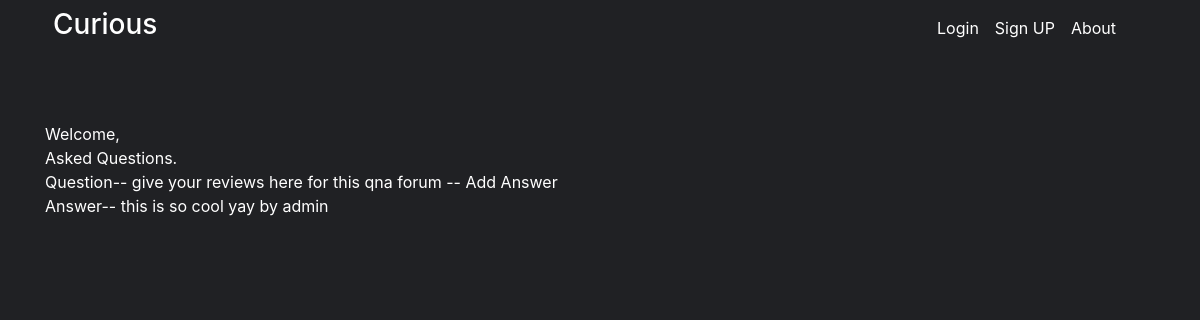
Page /core/question/8 on the earlier database version.
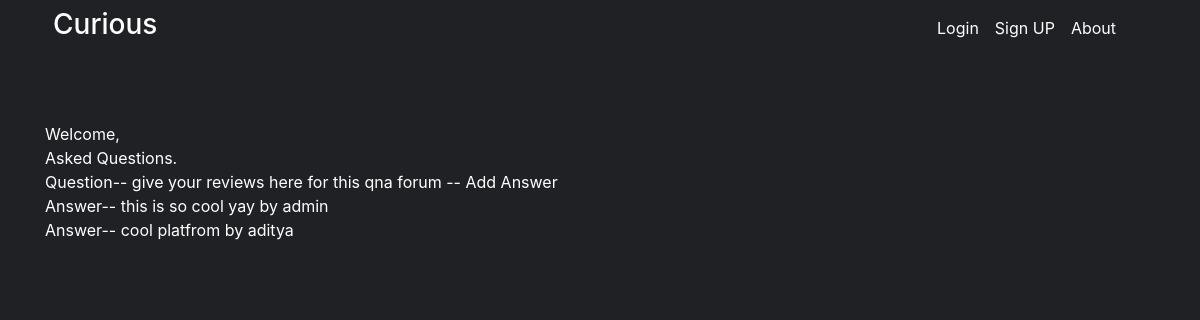
Same page on the later database version.
### questans/models.py (models this page shows, shortened)
class Question1(models.Model):
    user = models.ForeignKey(settings.AUTH_USER_MODEL, on_delete=models.CASCADE, null=True, blank=True)
    title = models.TextField()
    group = models.ForeignKey('QuestionGroups', on_delete=models.CASCADE, null=True, blank=True)
    created_on = models.DateTimeField(auto_now=True)
    updated_on = models.DateTimeField(auto_now_add=True)
    slug = models.SlugField()
    objects = models.Manager()

class Answers(models.Model):
    user = models.ForeignKey(settings.AUTH_USER_MODEL, on_delete=models.CASCADE)
    question = models.ForeignKey(Question1, on_delete=models.CASCADE)
    answer_text = models.TextField()
    is_anonymous = models.BooleanField(default=False)
    objects = models.Manager()
    likes = models.ManyToManyField(settings.AUTH_USER_MODEL, related_name="user_likes")

### core/models.py (models this page shows)
class User(AbstractUser):
    pass

### core/views.py (the view)
# urls.py: path('question/<int:pk>',QuestionSingleView.as_view(),name='question-single-view'),
class QuestionSingleView(FormView):
    @method_decorator(csrf_exempt)
    def dispatch(self, request, *args, **kwargs):
        return super(QuestionSingleView, self).dispatch(request, *args, **kwargs)
    def get(self,request,pk):
        if request.user.is_anonymous:
            redirect(reverse('login-view'))
        qs=Question1.objects.filter(id=pk)
        qn_qs=Answers.objects.filter(question=qs[0])
        content={}
        content['ques']=qs[0]
        content['ans']=qn_qs
        return render(request,'questionsingle.html',content)

### templates/questionsingle.html (shortened to what this page needs)
{% extends "base.html" %}
{% block content %}
<br>
Welcome,
<br />
Asked Questions.
<br />
Question-- <a href="../../core/question/{{ques.id}}">{{ ques.title }}</a> <a href="../../core/answer/{{ques.id}}"> Add Answer</a>
<br>
{% for y in ans %}
Answer--
{{ y.answer_text }} by {{ y.user.username }}
<br>
{% endfor %}
{% endblock %}

### templates/base.html (shortened to what this page needs)
<!DOCTYPE html>
<html lang="en">
<head>
    <link rel="stylesheet" href="https://maxcdn.bootstrapcdn.com/bootstrap/4.5.2/css/bootstrap.min.css">
    <link rel="stylesheet" href="https://cdnjs.cloudflare.com/ajax/libs/font-awesome/4.7.0/css/font-awesome.min.css">
</head>
<body>
    <header class="site-header ">
        <div class="container hv">
            <div class="row">
                <div class="col-md-3 col-5">
                    <div class="hv p-2">
                        <h3><a href='{% url "dashboard-view" %}' aria-label="NITJQNA">
                                Curious </a></h3>
                    </div>
                </div>
                <div class="col-md-9 col-7 right-part">
                    <nav class="navbar navbar-expand-lg navbar-dark bg-dark ">
                        <div class="container-fluid">
                            <div class="navbar-collapse justify-content-end" id="navbarNavAltMarkup">
                                <div class="navbar-nav">
                                    {% if request.user.id %}
                                    <a class="nav-link active" aria-current="page" href='{% url "question-view" %}'>Ask</a>
                                    <a class="nav-link active" aria-current="page" href='{% url "logout-view" %}'>Logout</a>
                                    {% else %}
                                    <a class="nav-link active" aria-current="page" href='{% url "login-view" %}'>Login</a>
                                    <a class="nav-link active" href='{% url "register-view" %}'>Sign UP </a>
                                    {% endif %}
                                    <a class="nav-link active" href='{% url "about-view" %}'>About</a>
                                </div>
                            </div>
                        </div>
                    </nav>
                </div>
            </div>
        </div>
    </header>
    <div class="main-site" style="margin-top: 40px;">
    <div class="container ">
        {% block content %}
        {% endblock %}
    </div>
    </div>
</body>
</html>

### templates/base.html (style rules this page uses)
body { text-align: justify; background-color: #202124; color: white; }
.container a { color: white; text-decoration: none; }
.navbar { background-color: #202124; }
.bg-dark { background-color: #202124 !important; }

Differences in the rows shown:
added Answers: answer_text "cool platfrom", user.username "aditya"
